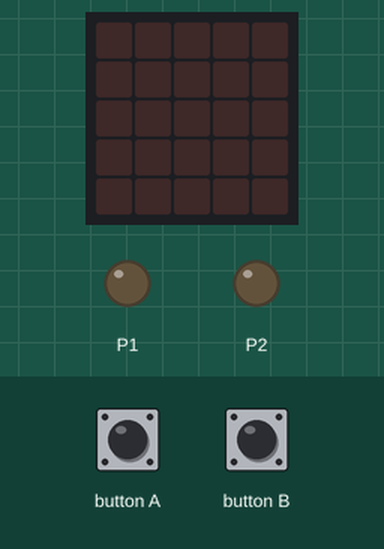
This program was run on a simulated BBC micro:bit running MicroPython. On the bench: the board's 5×5 LED display, output pins drawn as LEDs (lit = HIGH). The inputs (shaded band) are chosen by the test bench.

Above: at 1.2 s.
1.3 s: button A pressed for 0.15 s
At 1.38 s:
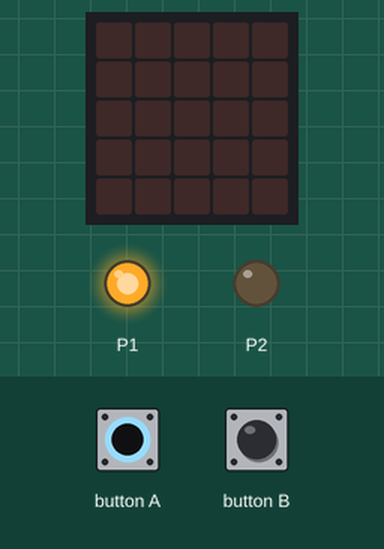
2.9 s: button B pressed for 0.15 s
At 2.98 s:
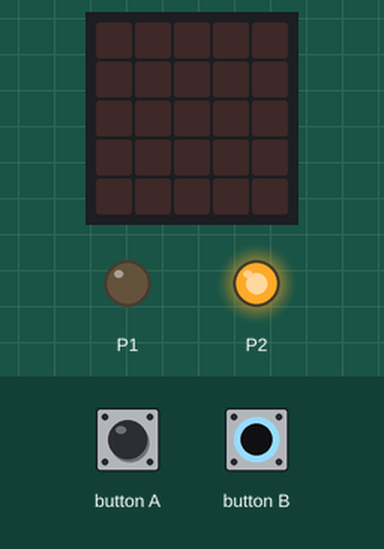
4.5 s: button B pressed for 3.2 s
At 8.4 s:
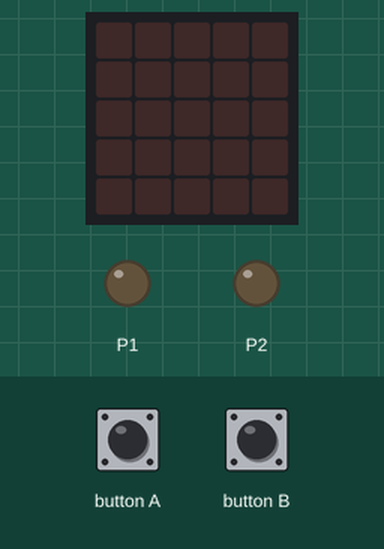
9.2 s: button A pressed for 3.2 s
At 9.7 s:
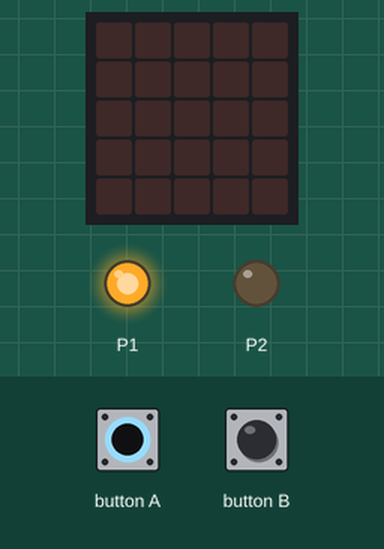
13.9 s: button A driven LOW and button B driven LOW
At 14.6 s:
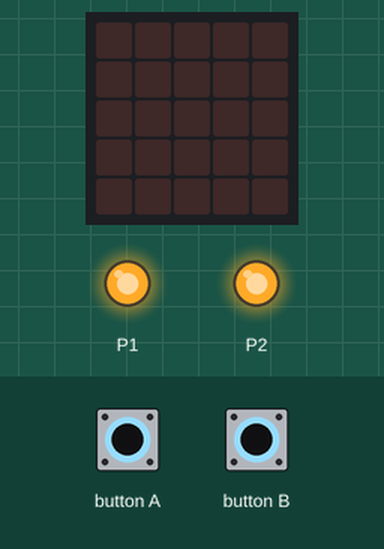
Timing chart, 0 to 16.4 s (numbered marks = the images above; inputs shaded):
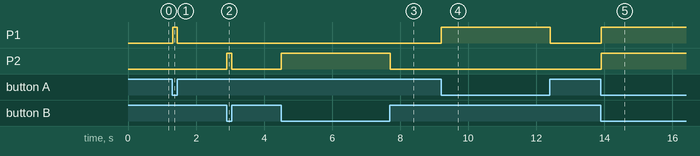

The program:

sender2.py
```python
from microbit import *

while True:
    if button_a.is_pressed():
        display.show("A")
        pin1.write_digital(1)
    else:
        pin1.write_digital(0)
    if button_b.is_pressed():
        display.show("B")
        pin2.write_digital(1)
    else:
        pin2.write_digital(0)
    display.clear()
    sleep(10)
    
```

Measured:
- after the input at 1.3 s, P1: LOW → HIGH at once, → LOW 0.15 s later
- after the input at 2.9 s, P2: LOW → HIGH at once, → LOW 0.15 s later
- after the input at 4.5 s, P2: LOW → HIGH at once, → LOW 3.2 s later
- after the input at 9.2 s, P1: LOW → HIGH at once, → LOW 3.2 s later
- after the input at 13.9 s, P1, P2: LOW → HIGH at once
